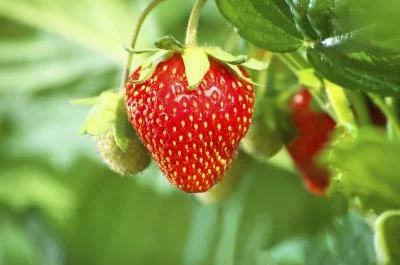
#> input picture strawberry/images/strawberry.jpg, 400 x 265 px
$ python strawberry_vision.py   (older library calls are emulated)
#> lines starting #> are read from the running program, lines starting #| are printed output that depends on the picture; after the words box and inside, x2 and y2 are one past the last pixel; in counts of white or black regions, pixels touching at a corner belong together
#> further down, image is the input picture: shape (265, 400, 3); mean B, G, R 72.6, 147.5, 136.7
from __future__ import division
import cv2 as cv
# to show the image
from matplotlib import pyplot as plt
import numpy as np
from math import cos, sin

green = (0, 255, 0)


def show(image):
    # Figure size in inches
    plt.figure(figsize=(10, 10))
    # Show image, with nearest neighbour interpolation
    plt.imshow(image, interpolation='nearest')


def overlay_mask(mask, image):
    # make the mask rgb
    rgb_mask = cv.cvtColor(mask, cv.COLOR_GRAY2RGB)
    # calculates the weightes sum of two arrays. in our case image arrays
    # input, how much to weight each.
    # optional depth value set to 0 no need
    img = cv.addWeighted(rgb_mask, 0.5, image, 0.5, 0)
    return img


def find_biggest_contour(image):
    # Copy
    image = image.copy()
    # input, gives all the contours, contour approximation compresses
    # horizontal, vertical, and diagonal segments and leaves only their end
    # points. For example, an up-right rectangular contour is encoded with 4
    # points. Optional output vector, containing information about the image
    # topology. It has as many elements as the number of contours. we
    # dont need it
    _, contours, _ = cv.findContours(
        image, cv.RETR_LIST, cv.CHAIN_APPROX_SIMPLE)

    # Isolate largest contour
    contour_sizes = [(cv.contourArea(contour), contour)
                     for contour in contours]
    biggest_contour = max(contour_sizes, key=lambda x: x[0])[1]

    mask = np.zeros(image.shape, np.uint8)
    cv.drawContours(mask, [biggest_contour], -1, 255, -1)
    return biggest_contour, mask


def box_contour(image, contour):
    # Bounding box
    image_with_box = image.copy()
    # easy function
    x, y, w, h = cv.boundingRect(contour)
    cv.rectangle(image_with_box, (x, y), (x + w, y + h), green, 2)
    return image_with_box


def find_strawberry(image):
    # RGB stands for Red Green Blue. Most often, an RGB color is stored
    # in a structure or unsigned integer with Blue occupying the least
    # significant “area” (a byte in 32-bit and 24-bit formats), Green the
    # second least, and Red the third least. BGR is the same, except the
    # order of areas is reversed. Red occupies the least significant area,
    # Green the second (still), and Blue the third.
    # we'll be manipulating pixels directly
    # most compatible for the transofrmations we're about to do
    image = cv.cvtColor(image, cv.COLOR_BGR2RGB)

    # Make a consistent size
    # get largest dimension
    max_dimension = max(image.shape)
#> max_dimension = 400
    # The maximum window size is 700 by 660 pixels. make it fit in that
    scale = 700 / max_dimension
#> scale = 1.75
    # resize it. same width and hieght none since output is 'image'.
    image = cv.resize(image, None, fx=scale, fy=scale)
#> image: shape (464, 700, 3)

    # we want to eliminate noise from our image. clean. smooth colors without
    # dots
    # Blurs an image using a Gaussian filter. input, kernel size, how much to
    # filter, empty)
    image_blur = cv.GaussianBlur(image, (7, 7), 0)
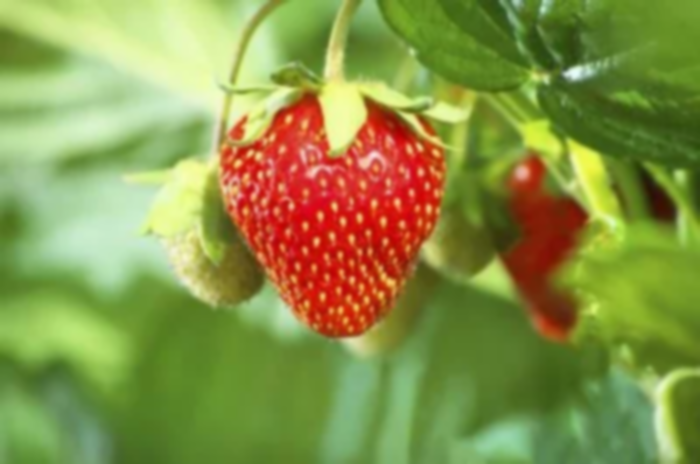
#> image_blur: shape (464, 700, 3); mean R, G, B 136.6, 147.4, 72.5
    # t unlike RGB, HSV separates luma, or the image intensity, from
    # chroma or the color information.
    # just want to focus on color, segmentation
    image_blur_hsv = cv.cvtColor(image_blur, cv.COLOR_RGB2HSV)
#> image_blur_hsv: shape (464, 700, 3); mean H, S, V 39.2, 151.1, 165.8

    # Filter by colour
    # 0-10 hue
    # minimum red amount, max red amount
    min_red = np.array([0, 100, 80])
    max_red = np.array([10, 256, 256])
    # layer
    mask1 = cv.inRange(image_blur_hsv, min_red, max_red)
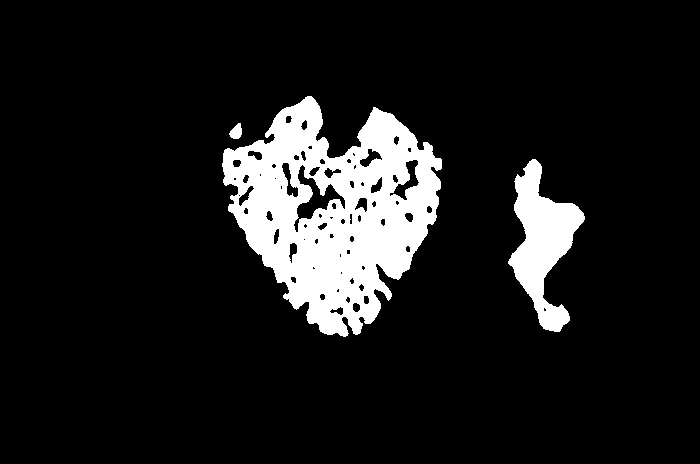
#> mask1: shape (464, 700); 10.9% white; 3 white regions, box (x1, y1, x2, y2) and area: (222, 96, 442, 337) 29169, (508, 159, 585, 332) 6058, (229, 123, 242, 139) 142

    # birghtness of a color is hue
    # 170-180 hue
    min_red_lum = np.array([170, 100, 80])
    max_red_lum = np.array([180, 256, 256])
    mask2 = cv.inRange(image_blur_hsv, min_red_lum, max_red_lum)
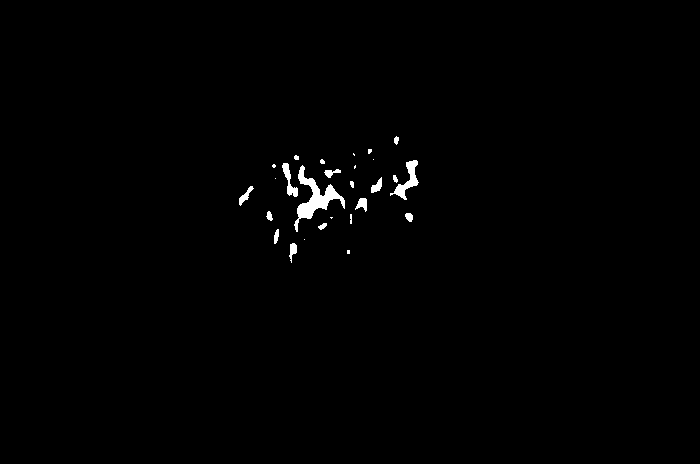
#> mask2: shape (464, 700); 0.73% white; 27 white regions (10 under 20 px), largest, box (x1, y1, x2, y2) and area: (294, 165, 345, 232) 935, (390, 160, 419, 200) 377, (282, 163, 298, 197) 210

    # looking for what is in both ranges
    # Combine masks
    mask = mask1 + mask2
#> mask: shape (464, 700); 11.6% white; 3 white regions, box (x1, y1, x2, y2) and area: (222, 96, 442, 337) 31550, (508, 159, 585, 332) 6058, (229, 123, 242, 139) 142

    # Clean up
    # we want to circle our strawberry so we'll circle it with an box
    # with a shape of 15x15
    kernel = cv.getStructuringElement(cv.MORPH_ELLIPSE, (15, 15))
    # morph the image. closing operation Dilation followed by Erosion.
    # It is useful in closing small holes inside the foreground objects,
    # or small black points on the object.
    mask_closed = cv.morphologyEx(mask, cv.MORPH_CLOSE, kernel)
#> mask_closed: shape (464, 700); 12.3% white; 2 white regions, box (x1, y1, x2, y2) and area: (222, 96, 442, 337) 33810, (508, 159, 585, 332) 6126
    # erosion followed by dilation. It is useful in removing noise
    mask_clean = cv.morphologyEx(mask_closed, cv.MORPH_OPEN, kernel)
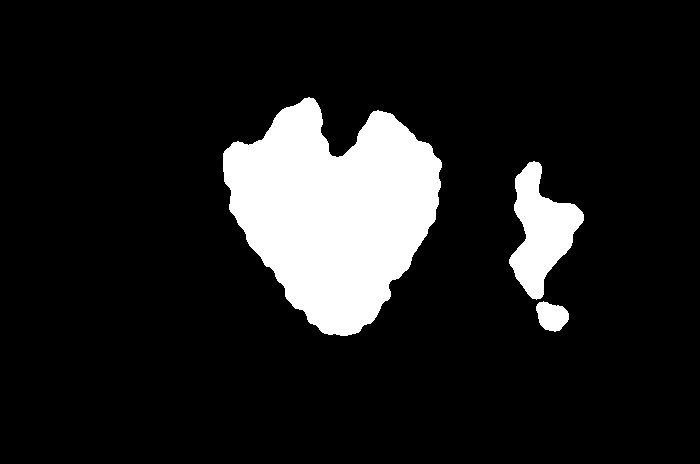
#> mask_clean: shape (464, 700); 12.2% white; 3 white regions

    # Find biggest strawberry
    # get back list of segmented strawberries and an outline for the biggest
    # one
    big_strawberry_contour, mask_strawberries = find_biggest_contour(
        mask_clean)
#> in find_biggest_contour, `_, contours, _ = cv.findContours( image, cv.RETR_LIST, cv.CHAIN_APPROX..`: contours = 3 contours; box (x1, y1, x2, y2) and area: (223, 97, 442, 336) 33144, (509, 161, 584, 300) 5117, (536, 301, 569, 332) 682
#> in find_biggest_contour, `contour_sizes = [(cv.contourArea(contour), contour) for contour in con..`: contour_sizes = 3 items
#> in find_biggest_contour, `biggest_contour = max(contour_sizes, key=lambda x: x[0])[1]`: biggest_contour = contour of 357 points, box (x1, y1, x2, y2) (223, 97, 442, 336), area 33144
#> in find_biggest_contour, `cv.drawContours(mask, [biggest_contour], -1, 255, -1)`:
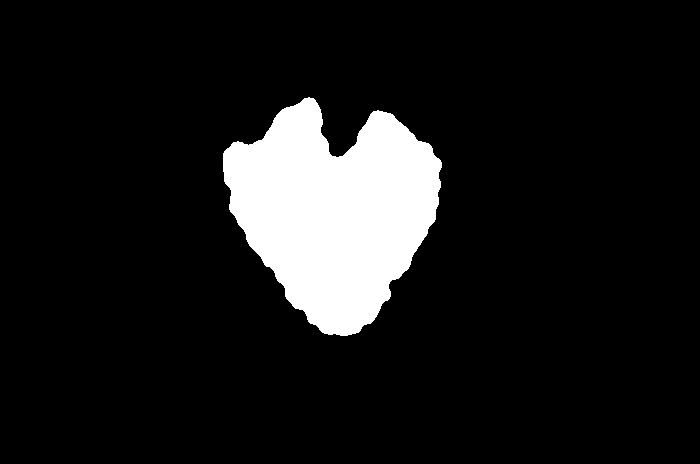
#> mask: shape (464, 700); 10.3% white; 1 white region, box (x1, y1, x2, y2) and area: (223, 97, 442, 336) 33499
#> big_strawberry_contour has the same summary as biggest_contour in find_biggest_contour

    # Overlay cleaned mask on image
    # overlay mask on image, strawberry now segmented
    overlay = overlay_mask(mask_clean, image)
#> in overlay_mask, `rgb_mask = cv.cvtColor(mask, cv.COLOR_GRAY2RGB)`: rgb_mask: shape (464, 700, 3); 12.2% white; 3 white regions, box (x1, y1, x2, y2) and area: (223, 97, 442, 336) 33499, (509, 161, 584, 300) 5276, (536, 301, 569, 332) 727
#> in overlay_mask, `img = cv.addWeighted(rgb_mask, 0.5, image, 0.5, 0)`:
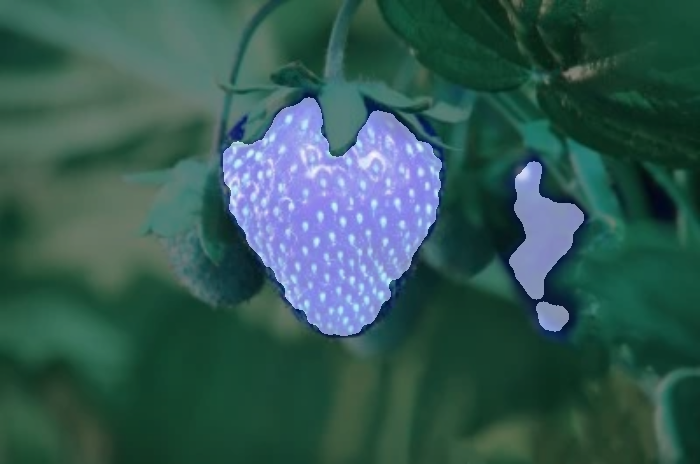
#> img: shape (464, 700, 3); mean B, G, R 83.8, 89.2, 51.8

    # Circle biggest strawberry
    # circle the biggest one
    boxed = box_contour(overlay, big_strawberry_contour)
#> in box_contour, `x, y, w, h = cv.boundingRect(contour)`: x = 223; y = 97; w = 219; h = 239
#> in box_contour, `cv.rectangle(image_with_box, (x, y), (x + w, y + h), green, 2)`:
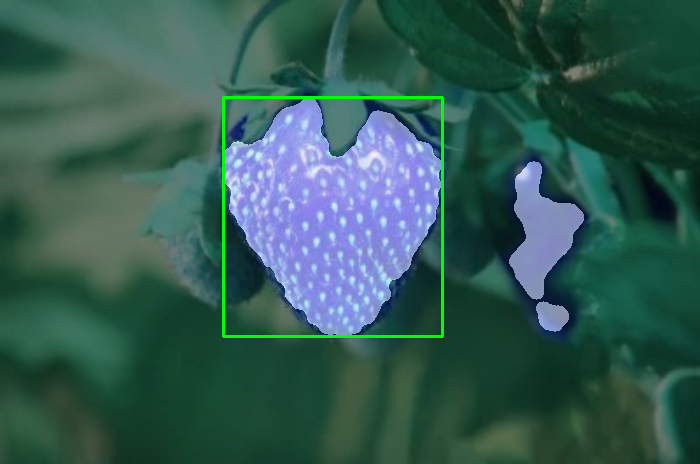
#> image_with_box: shape (464, 700, 3); 0.84% of pixels changed, all inside (x1, y1, x2, y2) = (222, 96, 444, 338)
    show(boxed)

    # we're done, convert back to original color scheme
    bgr = cv.cvtColor(boxed, cv.COLOR_RGB2BGR)

    return bgr


# read the image
image = cv.imread('images/strawberry.jpg')
# detect it
result = find_strawberry(image)
# display new image
cv.imshow('strawberry-cv.jpg', result)
cv.waitKey(0)
cv.destroyAllWindows()

$ run again, with strawberry/images/berry.jpg copied over strawberry/images/strawberry.jpg
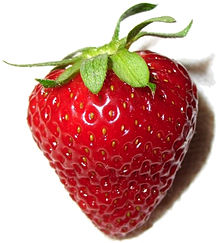
#> input picture strawberry/images/berry.jpg, 220 x 243 px
#> image is the input picture: shape (243, 220, 3); mean B, G, R 148.6, 154.9, 204.6
#> image_blur_hsv: shape (700, 634, 3); mean H, S, V 58.4, 95.4, 206.6
#> in find_strawberry, `mask1 = cv.inRange(image_blur_hsv, min_red, max_red)`:
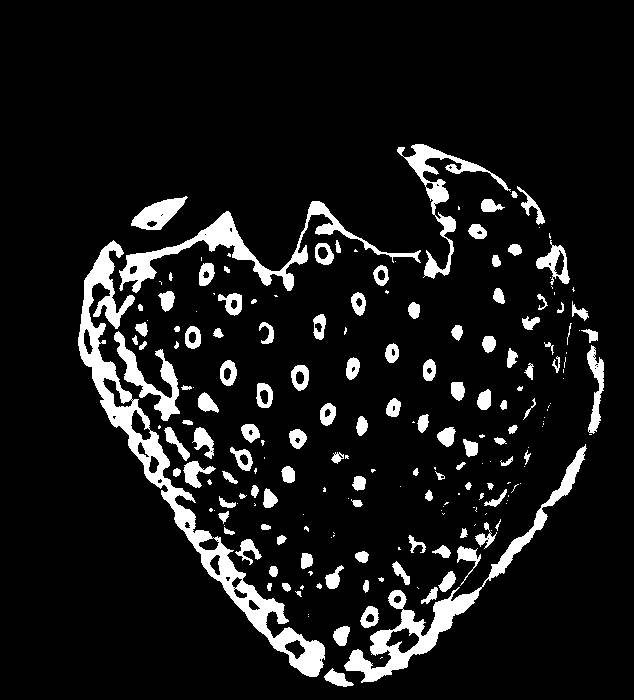
#> mask1: shape (700, 634); 9.3% white; 205 white regions (83 under 20 px), largest, box (x1, y1, x2, y2) and area: (78, 240, 325, 677) 10126, (344, 444, 587, 683) 5147, (119, 201, 421, 293) 4168
#> mask2: shape (700, 634); 26.8% white; 45 white regions (32 under 20 px), largest, box (x1, y1, x2, y2) and area: (89, 158, 564, 673) 117236, (131, 410, 151, 440) 273, (386, 628, 410, 647) 237
#> mask_closed: shape (700, 634); 37.9% white; 8 white regions (6 under 20 px), largest, box (x1, y1, x2, y2) and area: (78, 144, 604, 687) 167213, (131, 196, 188, 230) 1019
#> mask_clean: shape (700, 634); 37.2% white; 2 white regions
#> contours = 3 contours, 1 with area under 20; largest, box (x1, y1, x2, y2) and area: (78, 144, 588, 687) 163262, (135, 199, 179, 230) 846
#> contour_sizes = 3 items
#> biggest_contour = contour of 925 points, box (x1, y1, x2, y2) (78, 144, 588, 687), area 163262
#> big_strawberry_contour has the same summary as biggest_contour in find_biggest_contour
#> rgb_mask: shape (700, 634, 3); 37.2% white; 2 white regions, box (x1, y1, x2, y2) and area: (78, 144, 588, 687) 164171, (135, 199, 179, 230) 896
#> x = 78; y = 144; w = 510; h = 543
#> in box_contour, `cv.rectangle(image_with_box, (x, y), (x + w, y + h), green, 2)`:
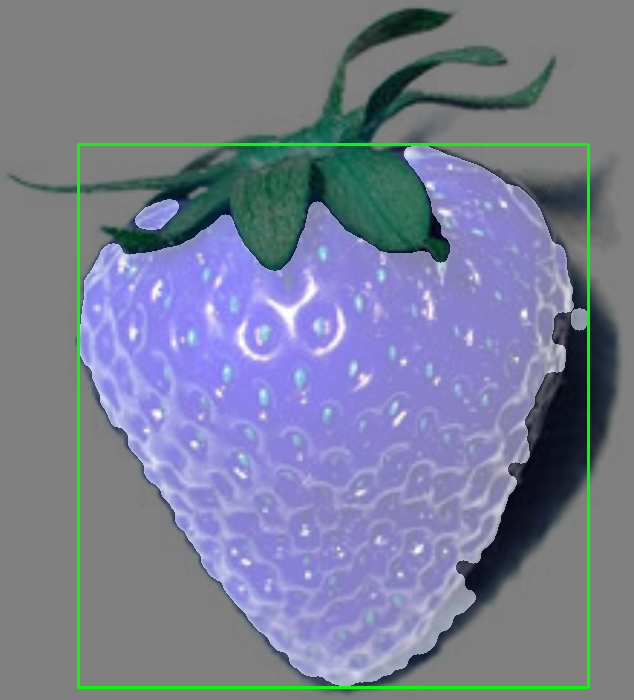
#> image_with_box: shape (700, 634, 3); mean B, G, R 148.2, 127.1, 120.4
